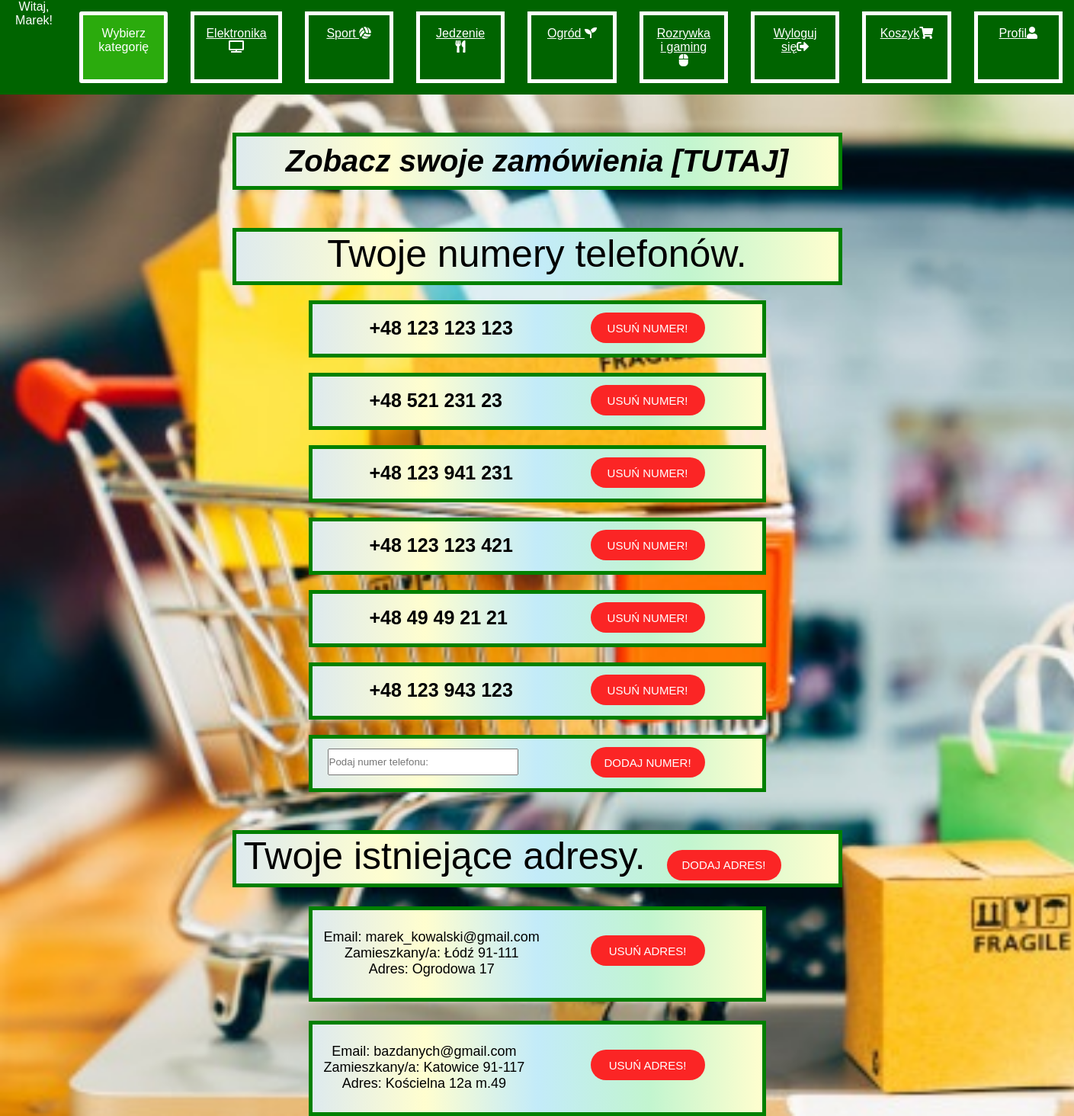
The app's page /php1/profil.php (signed in) with its own data.
### tables this page shows
CREATE TABLE `telefon` (
  `ID_Telefon` int(11) NOT NULL,
  `Telefon` text NOT NULL,
  `unique_ID` int(11) NOT NULL
);

CREATE TABLE `daneadresowe` (
  `ID_Klient` int(11) NOT NULL,
  `Adres` text NOT NULL,
  `Email` text NOT NULL,
  `KodPocztowy` int(5) NOT NULL,
  `Miasto` text NOT NULL,
  `NrLokalu` text DEFAULT NULL,
  `unique_ID` int(11) NOT NULL
);

### php1/profil.php (the view, shortened to what this page needs)
<?php
	require_once "connect.php";
	$polaczenie = new mysqli($host, $db_user, $db_password, $db_name);
?>
<!DOCTYPE HTML>
<html lang="pl">
<head>
	<link rel="stylesheet" href="categoriesstyle.css">
	<link rel="stylesheet" href="https://cdnjs.cloudflare.com/ajax/libs/font-awesome/5.15.1/css/all.min.css">
</head>
<body>
	<div class="menu-bar">
	<ul>
		<?php
			echo "Witaj, ".$_SESSION['Imie']."!";
		?>
		<li class="active">Wybierz kategorię</li>
		<li><a href="elektronika.php">Elektronika </a><i class="fas fa-tv"></i></li>
		<li><a href="sport.php">Sport </a><i class="fa fa-volleyball-ball"></i></li>
		<li><a href="jedzenie.php">Jedzenie </a><i class="fas fa-utensils"></i></li>
		<li><a href="ogrod.php">Ogród </a><i class="fas fa-seedling"></i></li>
		<li><a href="rozrywka.php">Rozrywka i gaming  </a><i class="fas fa-mouse"></i></li>
		<li><a href="index.php">Wyloguj się</a><i class="fas fa-sign-out-alt"></i></li>
		<li><a href="koszyk.php">Koszyk</a><i class="fas fa-shopping-cart"></i></li>
		<li><a href="profil.php">Profil</a><i class="fas fa-user"></i></li>
	</ul>
	</div>
	<div class="container-for-orders">
		<a href="moje_zamowienia.php"><input type="submit" name="submit" value="Zobacz swoje zamówienia [TUTAJ]"/></a>
	</div>
	<div class="profile-main-container">
		Twoje numery telefonów.
	</div>
	<?php
		$sql = "SELECT * FROM telefon WHERE ID_Telefon="."'".$_SESSION["ID"]."'";
		$rezultat = @$polaczenie->query($sql);
		while($row = $rezultat->fetch_assoc())
		{
			echo '<form action="telefon_usun.php" method="post">';
			echo '	<div class="profile-number-container">';
			echo '		<div class="number-area"><b>'.$row["Telefon"].'</b></div>';
			echo '		<div class="button-area">';
			echo '			<input type="submit" name="submit" value="USUŃ NUMER!"/>';
			echo '		</div>';
			echo '	</div>';
			echo '</form>';
		}
		echo '<form action="telefon_dodaj.php" method="post">';
		echo '	<div class="profile-number-container">';
		echo '		<div class="input_phone">';
		echo '			<input type="text" name="phone" placeholder="Podaj numer telefonu: "> ';
		echo '		</div>';
		echo '		<div class="button-area">';
		echo '			<input type="submit" value="DODAJ NUMER!"/>';
		echo '		</div>';
		echo '	</div>';
		echo '</form>';
	?>
	<div class="profile-main-container">
		<div class="text">
			Twoje istniejące adresy.
		</div>
		<div class="button_new_adrr">
			<a href="tworzenie_adresu.php"><input type="submit" value="DODAJ ADRES!"/></a>
		</div>
	</div>
	<?php
		$sql = "SELECT * FROM daneadresowe WHERE ID_Klient="."'".$_SESSION["ID"]."'";
		$rezultat = @$polaczenie->query($sql);
		while($row = $rezultat->fetch_assoc())
		{
			$kod_lewo=intval($row["KodPocztowy"]/1000);
			$kod_prawo=$row["KodPocztowy"]-$kod_lewo*1000;
			echo '<form action="adres_usun.php" method="post">';
			echo '	<div class="profile-adress-container">';
			echo '		<div class="adress">';
			echo ' 			Email: '.$row["Email"];
			echo '			<p>Zamieszkany/a: '.$row["Miasto"].' '.$kod_lewo."-".$kod_prawo.'</p>';
			if($row["NrLokalu"]==NULL)
			{
				echo '		<p>Adres: '.$row["Adres"].'</p>';
			}
			else
			{
				echo '		<p>Adres: '.$row["Adres"].' m.'.$row["NrLokalu"].'</p>';
			}
			echo '		</div>';
			echo '		<div class="button-area-adress">';
			echo ' 			<input type="submit" value="USUŃ ADRES!"/>';
			echo '		</div>';
			echo '	</div>';
			echo '</form>';
		}
	?>
</body>
</html>

### php1/categoriesstyle.css (style rules this page uses)
* { padding: 0; margin: 0; box-sizing: border-box; }
body { background-image: url(background.jpg); background-size: cover; background-postion: center; font-family: sans-serif; }
.menu-bar { background: rgb(0,100,0); text-align: center; }
.menu-bar ul { display: inline-flex; list-style: none; color: #fff; }
.menu-bar ul li { width: 120px; margin: 15px; padding: 15px; border: 5px solid white; }
.menu-bar ul li a { texxt-decoration: none; color: #fff; }
.active, .menu-bar ul li:hover { background: #2bab0d; border-radius: 3px; }

### php1/profil.php (style rules this page uses)
.profile-main-container { width: 800px; height: 75px; background-image: linear-gradient(to right,#deeaee,#FFFECF,#C3EBF9,#C2F5CF,#FFFECF); border: 5px solid green; margin: 0 auto; margin-top: 50px; font-size: 50px; text-align: center; }
.profile-number-container { width: 600px; height: 75px; background-image: linear-gradient(to right,#deeaee,#FFFECF,#C3EBF9,#C2F5CF,#FFFECF); border: 5px solid green; margin: 0 auto; margin-top: 20px; font-size: 25px; text-align: center; }
.number-area { margin-top: 17px; margin-left: 75px; float: left; }
.button-area { text-align: right; float: right; }
.button-area input[type="submit"] { margin-top: 11px; border: none; outline: none; height: 40px; width: 150px; margin-right: 75px; background: #fb2525; color: #fff; font-size: 15px; border-radius: 20px; }
.input_phone input[type="text"] { float: left; width: 250px; height: 35px; margin-top: 13px; margin-left: 20px; }
.container-for-orders { width: 800px; height: 75px; background-image: linear-gradient(to right,#deeaee,#FFFECF,#C3EBF9,#C2F5CF,#FFFECF); border: 5px solid green; margin: 0 auto; margin-top: 50px; font-size: 42px; text-align: center; }
.container-for-orders input[type="submit"] { border: none; outline: none; height: 65px; font-style: italic; font-weight: bold; width: 790px; margin-right: 75px; background-image: linear-gradient(to right,#deeaee,#FFFECF,#C3EBF9,#C2F5CF,#FFFECF); color: black; font-size: 40px; }
.adress { margin-top: 25px; float: left; font-size: 18px; margin-left: 15px; }
.profile-adress-container { width: 600px; height: 125px; background-image: linear-gradient(to right,#deeaee,#FFFECF,#C3EBF9,#C2F5CF,#FFFECF); border: 5px solid green; margin: 0 auto; margin-top: 25px; font-size: 25px; text-align: center; }
.button-area-adress { text-align: right; float: right; }
.button-area-adress input[type="submit"] { margin-top: 33px; border: none; outline: none; height: 40px; width: 150px; margin-right: 75px; background: #fb2525; color: #fff; font-size: 15px; border-radius: 20px; }
.button_new_adrr { float: right; }
.button_new_adrr input[type="submit"] { margin-top: 10px; border: none; outline: none; height: 40px; width: 150px; margin-right: 75px; background: #fb2525; color: #fff; font-size: 15px; border-radius: 20px; }
.text { float: left; margin-left: 10px; }

### records on screen
telefon: Telefon "+48 123 123 123"
telefon: Telefon "+48 521 231 23"
telefon: Telefon "+48 123 941 231"
telefon: Telefon "+48 123 123 421"
telefon: Telefon "+48 49 49 21 21"
telefon: Telefon "+48 123 943 123"
daneadresowe: Email "marek_kowalski@gmail.com", Miasto "Łódź", KodPocztowy "91", KodPocztowy "111", Adres "Ogrodowa 17"
daneadresowe: Email "bazdanych@gmail.com", Miasto "Katowice", KodPocztowy "91", KodPocztowy "117", Adres "Kościelna 12a", NrLokalu "49"

### other values on screen
$_SESSION['Imie'] "Marek"
